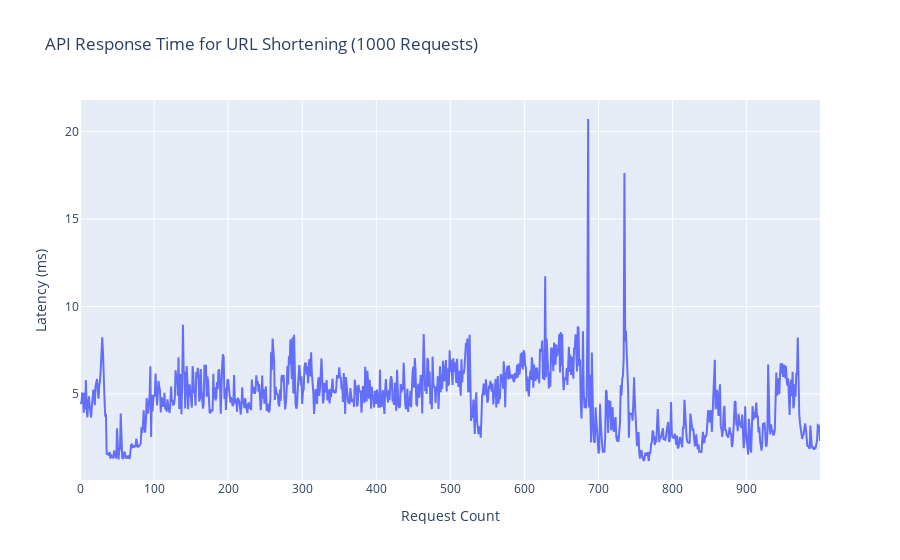

Notebook cell for this chart:
### Markdown cell above
### 3.1. 短縮処理時間（折れ線グラフ）
1000件のURL短縮処理にかかった個々のAPI応答時間を可視化し、スパイク（突出した遅延）や傾向を分析します。

### Code cell
import pandas as pd
import plotly.express as px

if not bulk_metrics.get('skipped'):
    df_latencies = pd.DataFrame({
        'Request': range(len(bulk_metrics['latencies'])),
        'Latency (ms)': [l * 1000 for l in bulk_metrics['latencies']]
    })

    fig = px.line(
        df_latencies,
        x='Request',
        y='Latency (ms)',
        title='API Response Time for URL Shortening (1000 Requests)',
        labels={'Request': 'Request Count', 'Latency (ms)': 'Latency (ms)'}
    )
    fig.show()
else:
    print("Bulk generation was skipped. No data to plot.")

### Figure 1 — Plotly figure (JSON) as saved in the notebook; plotly's stock layout.template omitted (floating-point values rounded to 4 significant figures; data arrays with more than 128 entries replaced by an {"elided": "..."} marker saying what was removed)
{"data": [{"hovertemplate": "Request Count=%{x}<br>Latency (ms)=%{y}<extra></extra>", "legendgroup": "", "line": {"color": "#636efa", "dash": "solid"}, "marker": {"symbol": "circle"}, "mode": "lines", "name": "", "orientation": "v", "showlegend": false, "type": "scatter", "x": {"elided": "1000 int values"}, "xaxis": "x", "y": {"elided": "1000 float values"}, "yaxis": "y"}], "layout": {"legend": {"tracegroupgap": 0}, "title": {"text": "API Response Time for URL Shortening (1000 Requests)"}, "xaxis": {"anchor": "y", "domain": [0, 1], "title": {"text": "Request Count"}}, "yaxis": {"anchor": "x", "domain": [0, 1], "title": {"text": "Latency (ms)"}}}}
